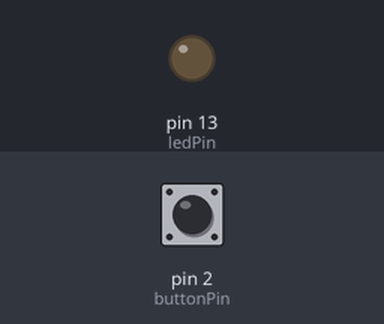
Simulated run of this sketch. Board: Arduino Uno, built with avr-gcc and run on an emulated ATmega328P. Shown: output pins drawn as LEDs (lit = HIGH). The inputs (shaded band) are chosen by the test bench; at power-on: pin 2 (buttonPin) LOW. What the sketch prints to the serial monitor is not drawn.

Above: at 1.2 s.
1.3 s: pin 2 (buttonPin) pulled HIGH for 0.15 s
At 1.8 s:
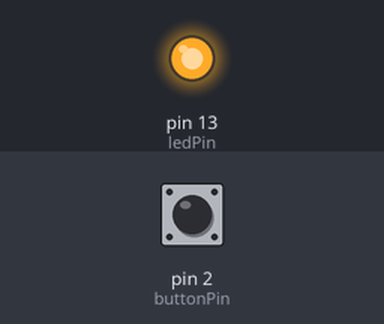
2.9 s: pin 2 (buttonPin) pulled HIGH for 1 s
At 4.2 s:
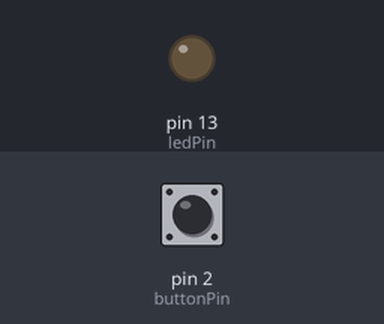
5.4 s: pin 2 (buttonPin) pulled HIGH for 3.2 s
At 6.1 s:
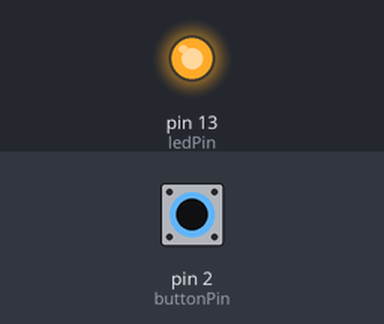
Timing chart, 0 to 8.4 s (numbered marks = the images above; inputs shaded):
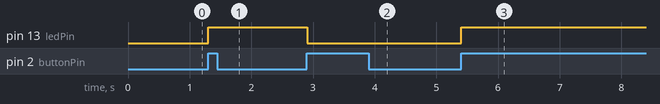

Measured:
- after the input at 1.3 s, pin 13 (ledPin): LOW → HIGH at once
- after the input at 2.9 s, pin 13 (ledPin): HIGH → LOW at once
- after the input at 5.4 s, pin 13 (ledPin): LOW → HIGH at once

The sketch:

Buttons_debounce-v1.ino
```cpp
const int buttonPin = 2;
const int ledPin = 13;

bool ledState = LOW;
bool buttonState = LOW;

unsigned long lastChangeTime = 0;
int debounceDelay = 50;

void setup() {
  Serial.begin(9600);
  pinMode(buttonPin, INPUT);
  pinMode(ledPin, OUTPUT);
  digitalWrite(ledPin, ledState);
}

void loop() {

  bool buttonRead = digitalRead(buttonPin);

  if(buttonRead == HIGH){
    if((millis() - lastChangeTime) > debounceDelay){
        ledState = !ledState;
        digitalWrite(ledPin, ledState);
    }
    lastChangeTime = millis();
  }

  Serial.println(buttonRead);

}
```
